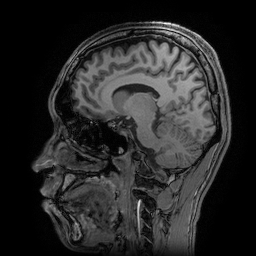
#> input picture 2026_B4_assignment/No.6_Denoising/data/original.pgm, 256 x 256 px
$ jupyter execute --allow-errors denoise_bm3d.ipynb
#> lines starting #> are read from the running program, lines starting #| are printed output that depends on the picture
# No.6 画像デノイジング — BM3D

BM3D（Block-Matching and 3D collaborative filtering）でMRI画像のノイズを除去します。

**処理の流れ:**
1. ノイズ付加 (`add_noise.py` で生成)
2. BM3D によるデノイズ
3. PSNR / SSIM で品質評価

[cell 1]
import numpy as np
import bm3d
import skimage.io
import skimage.metrics
import matplotlib.pyplot as plt
import japanize_matplotlib

## ノイズ付加

[cell 2]
noise_sigma = 0.05
A = skimage.io.imread('data/original.pgm').astype(float) / 255.0
#> A: shape (256, 256) float64; min 0, max 1, mean 0.156

rng = np.random.default_rng(seed=0)
noise = rng.normal(0, noise_sigma, A.shape)
An = np.clip(A + noise, 0, 1)
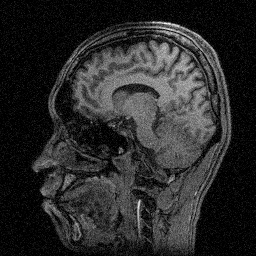
#> An: shape (256, 256) float64; min 0, max 0.976, mean 0.164

psnr_noisy = skimage.metrics.peak_signal_noise_ratio(A, An, data_range=1.0)
#> psnr_noisy = 27.17
print(f'Noisy PSNR: {psnr_noisy:.2f} dB')
#| Noisy PSNR: 27.17 dB

fig, axes = plt.subplots(1, 2, figsize=(10, 4))
axes[0].imshow(A, cmap='gray', vmin=0, vmax=1)
axes[0].set_title('Original')
axes[0].axis('off')
axes[1].imshow(An, cmap='gray', vmin=0, vmax=1)
axes[1].set_title(f'Noisy (σ={noise_sigma}, PSNR={psnr_noisy:.1f}dB)')
axes[1].axis('off')
plt.show()
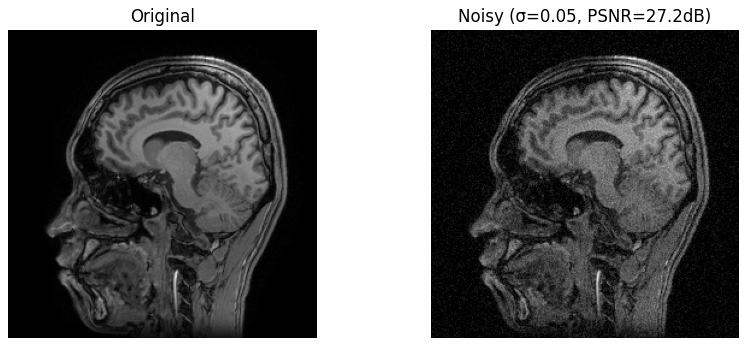
#> figure drawn by matplotlib, 2 panels
